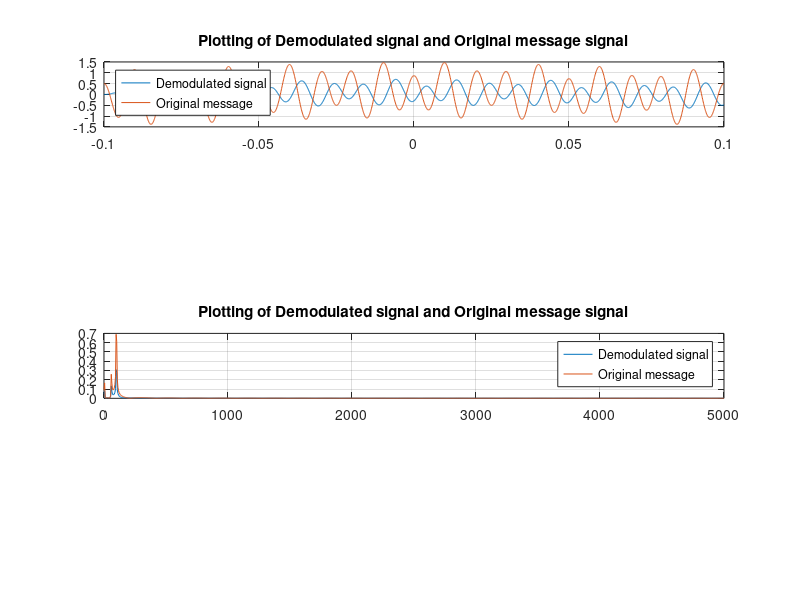

Write MATLAB code to recreate this figure.
fc = 1000;
fs = fc*10;
t = [-0.1:1/fs:0.1];

message  = cos(2*pi*100*t) ...
    - (1/3)*(cos(2*pi*60*t)) ...
    + (1/5)*(cos(2*pi*4*t));

carrier = cos(2*pi*fc*t);

hf = exp(-2i*pi*5*t)+exp(-2i*pi*30*t); 

xt = message.*carrier;
yt = ifft(fft(xt).*hf);

vt = xt.*carrier;
[b,a]=butter(4,120/(fs/2));
mt_prime = filter(b,a,vt);

figure()
subplot(4,1,1)
plot(t,mt_prime,t,message); grid on; 
title("Plotting of Demodulated signal and Original message signal");
legend({'Demodulated signal', 'Original message'},'Location','southwest');

L = length(message);
NFFT1 = 2^nextpow2(L);
y_fft1 = 2*abs(fft(message,NFFT1)/L);
freq1 = fs/2*linspace(0,1,NFFT1/2+1);

L = length(mt_prime);
NFFT2 = 2^nextpow2(L);
y_fft2 = 2*abs(fft(mt_prime,NFFT2)/L);
freq2 = fs/2*linspace(0,1,NFFT2/2+1);

subplot(4,1,3)
plot(freq2, y_fft2(1:NFFT2/2+1),freq1, y_fft1(1:NFFT1/2+1)); grid on
title("Plotting of Demodulated signal and Original message signal")
legend({'Demodulated signal', 'Original message'},'Location','southeast');